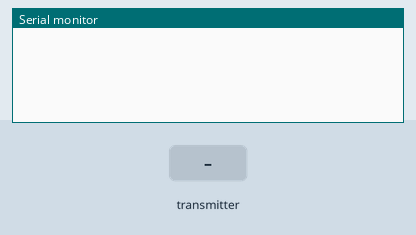
This sketch was run on a simulated Arduino Uno, built with avr-gcc and run on an emulated ATmega328P. Parts: the last lines printed to the serial monitor. The test bench sets the inputs (shaded band). No radio packets arrive unless stated.

Above: at 1.2 s.
1.3 s: the transmitter starts sending temperatura = 0
At 1.37 s:
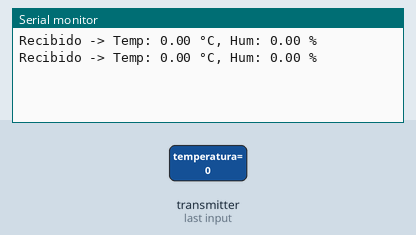
3.2 s: the transmitter starts sending humedad = 0
6.2 s: the transmitter starts sending temperatura = 0
9.2 s: the transmitter starts sending humedad = 25
At 9.42 s:
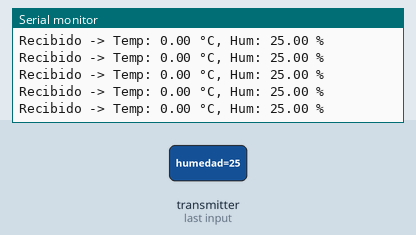
10.7 s: the transmitter starts sending temperatura = 100
At 10.72 s:
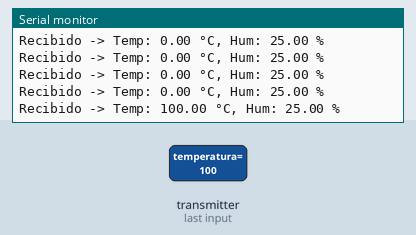
13.7 s: the transmitter starts sending humedad = 50
At 13.82 s:
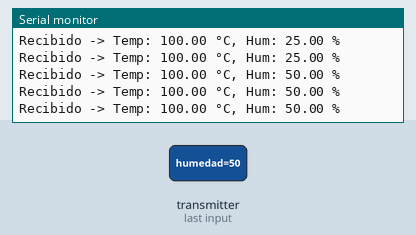
Timing chart, 0 to 16.7 s (numbered marks = the images above; inputs shaded):
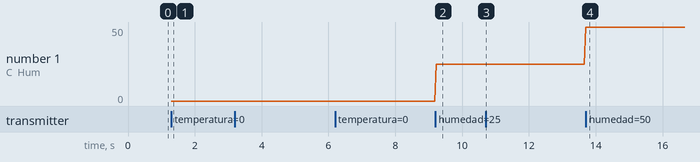

The sketch:

Receptor_v1.ino
```cpp
#include <SPI.h>
#include <nRF24L01.h>
#include <RF24.h>
using namespace std;

RF24 radio(9, 10); // CE, CSN
const byte direccion[6] = "00001";

struct DatosSensor {
  float temperatura;
  float humedad;

};


void setup() {
  Serial.begin(9600);

  radio.begin();
  radio.openReadingPipe(0, direccion);
  radio.setPALevel(RF24_PA_LOW);
  radio.startListening(); // Modo receptor
}

void loop() {
  if (radio.available()) {
    DatosSensor datos;
    radio.read(&datos, sizeof(datos));

    Serial.print("Recibido -> Temp: ");
    Serial.print(datos.temperatura);
    Serial.print(" °C, Hum: ");
    Serial.print(datos.humedad);
    Serial.println(" %");
  }
}
```

Measured:
- after the input at 1.3 s, the serial monitor: prints a new line at once (image 1)
- after the input at 9.2 s, the serial monitor: prints a new line at once (image 2)
- after the input at 10.7 s, the serial monitor: prints a new line at once (image 3)
- after the input at 13.7 s, the serial monitor: prints a new line at once (image 4)
- plotted number 1: 0 → 25 after the input at 9.2 s, 25 → 50 after the input at 13.7 s
